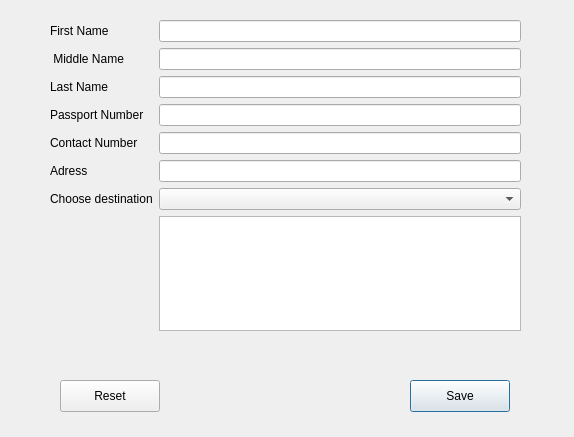
<?xml version="1.0" encoding="UTF-8"?>
<ui version="4.0">
 <class>AddPerson</class>
 <widget class="QDialog" name="AddPerson">
  <property name="windowModality">
   <enum>Qt::WindowModal</enum>
  </property>
  <property name="geometry">
   <rect>
    <x>0</x>
    <y>0</y>
    <width>574</width>
    <height>437</height>
   </rect>
  </property>
  <property name="windowTitle">
   <string>Add Person</string>
  </property>
  <widget class="QWidget" name="formLayoutWidget">
   <property name="geometry">
    <rect>
     <x>50</x>
     <y>20</y>
     <width>471</width>
     <height>311</height>
    </rect>
   </property>
   <layout class="QGridLayout" name="gridLayout">
    <item row="5" column="0">
     <widget class="QLabel" name="label_6">
      <property name="text">
       <string>Adress</string>
      </property>
     </widget>
    </item>
    <item row="6" column="1">
     <widget class="QComboBox" name="cmbChooseDestination"/>
    </item>
    <item row="3" column="0">
     <widget class="QLabel" name="label_4">
      <property name="text">
       <string>Passport Number</string>
      </property>
     </widget>
    </item>
    <item row="0" column="0">
     <widget class="QLabel" name="label">
      <property name="text">
       <string>First Name     </string>
      </property>
     </widget>
    </item>
    <item row="3" column="1">
     <widget class="QLineEdit" name="txtPassportNuber"/>
    </item>
    <item row="6" column="0">
     <widget class="QLabel" name="label_7">
      <property name="text">
       <string>Choose destination</string>
      </property>
     </widget>
    </item>
    <item row="0" column="1">
     <widget class="QLineEdit" name="txtFristName"/>
    </item>
    <item row="1" column="0">
     <widget class="QLabel" name="label_2">
      <property name="text">
       <string> Middle Name </string>
      </property>
     </widget>
    </item>
    <item row="1" column="1">
     <widget class="QLineEdit" name="txtMiddleName"/>
    </item>
    <item row="2" column="0">
     <widget class="QLabel" name="label_3">
      <property name="text">
       <string>Last Name     </string>
      </property>
     </widget>
    </item>
    <item row="5" column="1">
     <widget class="QLineEdit" name="txtAdress"/>
    </item>
    <item row="4" column="0">
     <widget class="QLabel" name="label_5">
      <property name="text">
       <string>Contact Number</string>
      </property>
     </widget>
    </item>
    <item row="4" column="1">
     <widget class="QLineEdit" name="txtContactNumber"/>
    </item>
    <item row="2" column="1">
     <widget class="QLineEdit" name="txtLastName"/>
    </item>
    <item row="7" column="1">
     <widget class="QTextEdit" name="txtTicketDescription"/>
    </item>
   </layout>
  </widget>
  <widget class="QPushButton" name="btnSave">
   <property name="geometry">
    <rect>
     <x>410</x>
     <y>380</y>
     <width>100</width>
     <height>32</height>
    </rect>
   </property>
   <property name="text">
    <string>Save</string>
   </property>
  </widget>
  <widget class="QPushButton" name="btnReset">
   <property name="geometry">
    <rect>
     <x>60</x>
     <y>380</y>
     <width>100</width>
     <height>32</height>
    </rect>
   </property>
   <property name="text">
    <string>Reset</string>
   </property>
  </widget>
 </widget>
 <resources/>
 <connections/>
</ui>
